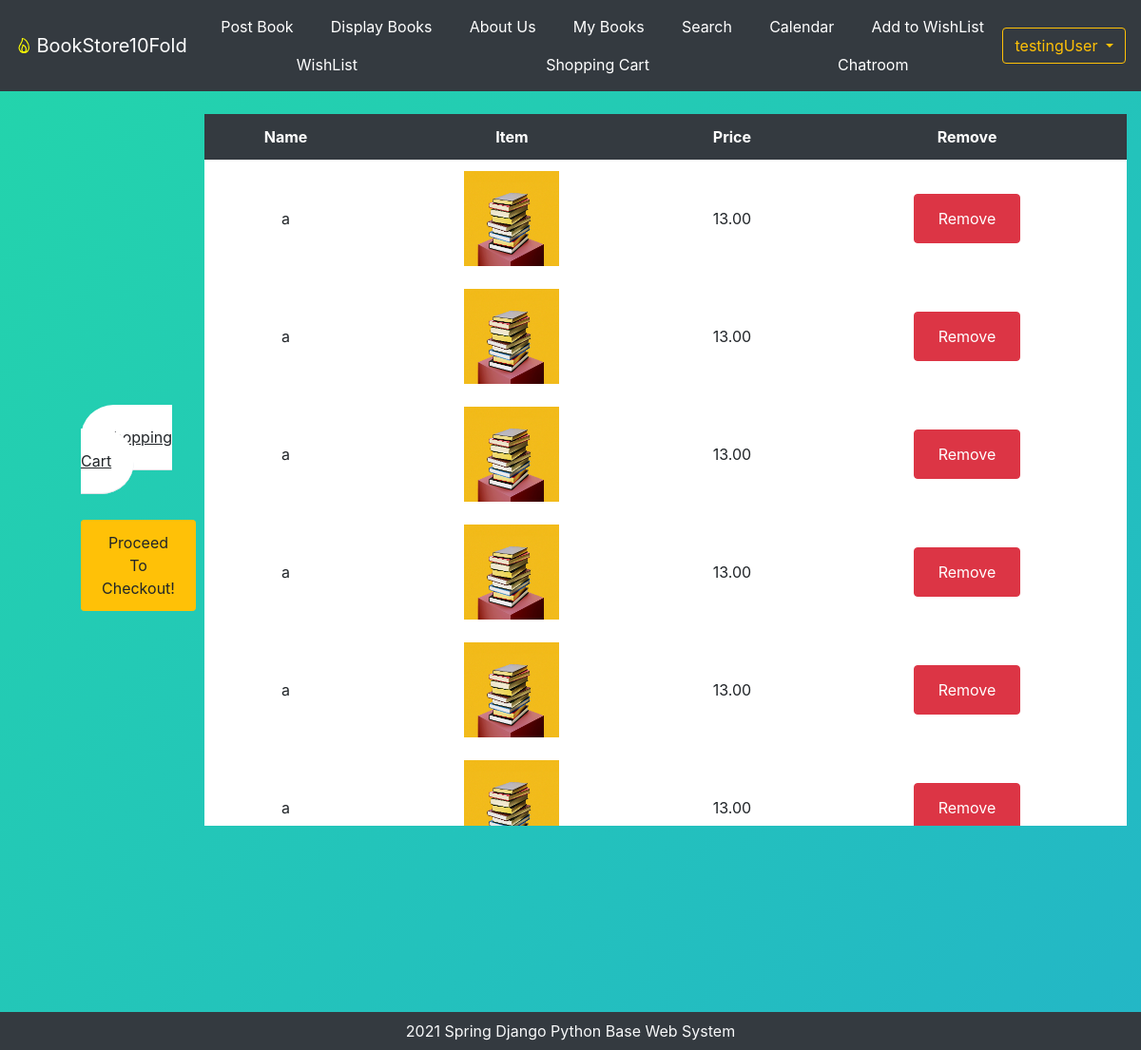
/shopping_cart (signed in), run on the app's committed database.
### bookMng/models.py (models this page shows, shortened)
class MainMenu(models.Model):
    item = models.CharField(max_length=200, unique=True)
    link = models.CharField(max_length=200, unique=True)

class ShoppingCart(models.Model):
    name = models.CharField(max_length=200)
    web = models.URLField(max_length=200)
    price = models.DecimalField(decimal_places=2, max_digits=8)
    publishdate = models.DateField(auto_now=True)
    picture = models.FileField(upload_to='bookEx/static/uploads')
    pic_path = models.CharField(max_length=300, editable=False, blank=True)
    username = models.ForeignKey(User, blank=True, null=True, on_delete=models.CASCADE)

### bookMng/views.py (the view)
# urls.py: path('shopping_cart', views.shopping_cart, name='shopping_cart'),
@login_required(login_url=reverse_lazy('login'))
def shopping_cart(request):
    books = ShoppingCart.objects.filter(username=request.user)
    rbooks = Book.objects.all();
    for b in books:
        b.pic_path = b.picture.url[14:]
    return render(request,
                  'bookMng/shopping_cart.html',
                  {
                      'item_list': MainMenu.objects.all(),
                      'books': books,
                      'rbooks': rbooks,
                  })

### bookEx/templates/bookMng/shopping_cart.html (shortened to what this page needs)
{% extends "base.html" %}
{% load static %}
{% block content %}
<div class="container-fluid">
    <div class="row">
        <div class="col-2">
            <div id="table1">
                <span class="rounded-pill p-4 bg-white align-middle border-bottom"><u> Shopping Cart </u></span>
                <p class="align-middle"style="padding-top: 50px; padding-right: 10px;">
                    <button class="btn btn-sm btn-warning"><a class="btn" href="shopping_cartCheckout">Proceed To Checkout! </a> </button>
               </p>
            </div>
        </div>
        <div class="col-10">
            <div class="table-wrapper-scroll-y my-custom-scrollbar table-repsonsive mt-4">
                <table class="table table-hover table-borderless bg-white">
                    <thead class="thead-black">
                        <th class="bg-dark text-white text-center">Name</th>
                        <th class="bg-dark text-white text-center">Item</th>
                        <th class="bg-dark text-white text-center">Price</th>
                        <th class="bg-dark text-white text-center">Remove</th>
                    </thead>
                    {% for book in books %}
                    <tr>
                        <td class="text-center align-middle">
                            <a class ="btn text-black" href="{% for rbook in rbooks %}
                                                                {% if rbook.name == book.name %}
                                                                    book_detail/{{ rbook.id }}
                                                                {% endif %}
                                                             {% endfor %}">
                                {{ book.name }}
                            </a>
                        </td>
                        <td class="text-center align-middle">
                            <img src="{% if book.picture %}
                                            {% static book.pic_path %}
                                    {% else %}
                                            {% static 'logo.jpg' %}
                                    {% endif %}" width="100" height="100"/>
                        </td>
                        <td class="text-center align-middle">
                                    {{ book.price }}
                        </td>
                        <td class="text-center align-middle">
                            <button type="button" class="btn btn-danger"><a class="btn text-white" href="cart_delete/{{ book.id }}"> Remove </a></button>
                        </td>
                    </tr>
                    {% endfor %}
                </table>
            </div>
        </div>
    </div>
</div>
{% endblock content %}

### bookEx/templates/base.html (shortened to what this page needs)
{% load static %}
<!DOCTYPE html>
<html lang="en">
<head>
    <link rel="stylesheet" href="https://cdn.jsdelivr.net/npm/bootstrap@4.5.3/dist/css/bootstrap.min.css"
>
    <link href="{% static 'main.css' %}" rel="stylesheet" type="text/css">
    <link href="{% static 'calendar.css' %}" rel="stylesheet" type="text/css">
    <link href="{% static 'display.css' %}" rel="stylesheet" type="text/css">
</head>
<body class="d-flex flex-column">
    <header>
        <nav class=" navbar navbar-expand-lg navbar-dark bg-dark">
            <ion-icon name="flame-outline"></ion-icon>
            <a href="/" class="navbar-brand ml-1">BookStore10Fold</a>
            <div class="collapse navbar-collapse" id="navbarNavDropdown">
                <ul class="nav nav-pills nav-fill mr-auto">
                    {% for item in item_list %}
                    <li class="nav-item">
                        <a class="nav-link btn-outline-info text-white" href="{{ item.link }}"> {{item.item}}</a>
                    </li>
                    {% endfor %}
                </ul>
                <ul class="navbar-nav ">
                    {% if user.is_authenticated %}
                    <div class="btn-group">
                        <button type="button" class="btn btn-outline-warning dropdown-toggle"
                            data-toggle="dropdown" aria-haspopup="true" aria-expanded="false">
                            {{ user.username }}
                        </button>
                    </div>
                    {% endif %}
                </ul>
            </div>
        </nav>
    </header>
    <main>
        {% block content %}
        {% endblock content %}
    </main>
    <footer class="container-fluid bg-dark text-center fixed-bottom text-light py-2">
           2021 Spring Django Python Base Web System
    </footer>
</body>
</html>

### bookEx/static/main.css (style rules this page uses)
ion-icon { font-size: x-large; color: yellow; }
body { background: linear-gradient(-45deg, #ee7752, #e73c7e, #23a6d5, #23d5ab); background-size: 500% 500%; animation: gradient 15s ease infinite; }

### bookEx/static/calendar.css (style rules this page uses)
.btn { outline: none; box-shadow: 0 0 0 0; }

### bookEx/static/display.css (style rules this page uses)
#table1 { padding-top: 350px; padding-left: 70px; }
.my-custom-scrollbar { position: relative; height: 90%; overflow: auto; }
.table-wrapper-scroll-y { display: block; }

### data on the page
MainMenu: item "Post Book"
MainMenu: item "Display Books"
MainMenu: item "About Us"
MainMenu: item "My Books"
MainMenu: item "Search"
MainMenu: item "Calendar"
MainMenu: item "Add to WishList"
MainMenu: item "WishList"
MainMenu: item "Shopping Cart"
MainMenu: item "Chatroom"
ShoppingCart: name "a", price "13.00"
ShoppingCart: name "a", price "13.00"
ShoppingCart: name "a", price "13.00"
ShoppingCart: name "a", price "13.00"
ShoppingCart: name "a", price "13.00"
ShoppingCart: name "a", price "13.00"

### other printed values
{{ user.username }} "testingUser"
